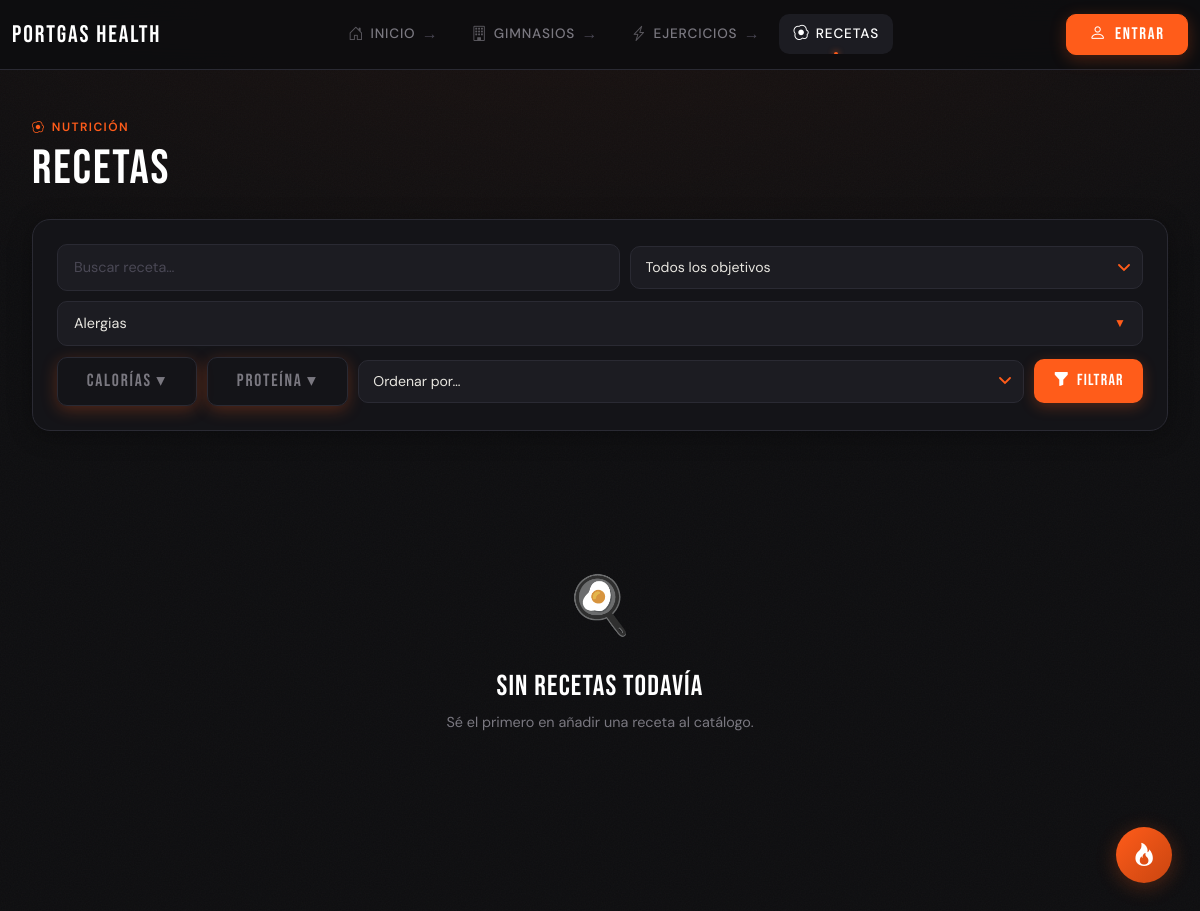
The app's page /recetas/, older data.
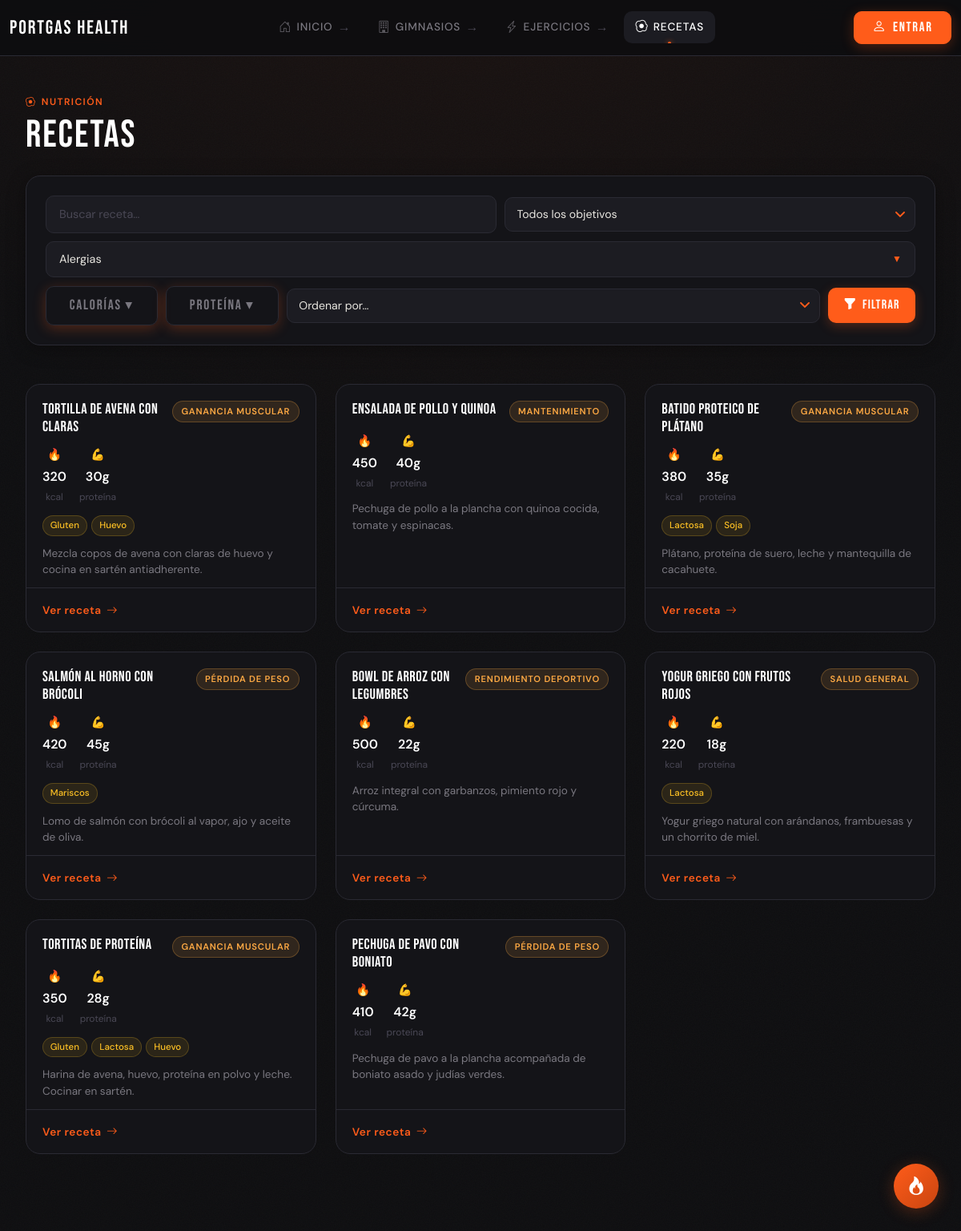
The same page, newer data.
### recetas/models.py (models this page shows, shortened)
class Receta(models.Model):
    nombre = models.CharField(max_length=100)
    proteina = models.IntegerField()
    calorias = models.IntegerField()
    autor = models.ForeignKey(
        settings.AUTH_USER_MODEL,
        on_delete=models.SET_NULL,
        null=True,
        related_name="recetas_creadas"
    )
    objetivo = models.ForeignKey(
        Objetivo,
        on_delete=models.SET_NULL,
        null=True,
        related_name="recetas"
    )
    alergia = models.ManyToManyField(
        Alergia,
        related_name="recetas"
    )
    descripcion = models.TextField(blank=True)
    likes = GenericRelation(Like)
    video = models.FileField(
        upload_to="recetas/",
        blank=True,
        null=True
    )

class Objetivo(models.Model):
    nombre = models.CharField(max_length=100)

class Alergia(models.Model):
    nombre = models.CharField(max_length=100)

### recetas/views.py (the view)
# urls.py: path('', RecetaListView.as_view(), name='lista'),
class RecetaListView(ListView):
    model = Receta
    template_name = "recetas/rec_lista.html"
    context_object_name = "recetas"
    def get(self, request, *args, **kwargs):
        request.session.pop('volver_a', None)
        return super().get(request, *args, **kwargs)
    def get_queryset(self):
        recetas = (
            Receta.objects
            .select_related('objetivo', 'autor')
            .prefetch_related('alergia')
        )
        q = self.request.GET.get("q")
        if q:
            recetas = recetas.filter(nombre__icontains=q)
        objetivo = self.request.GET.get("objetivo")
        if objetivo:
            recetas = recetas.filter(objetivo__nombre__iexact=objetivo)
        alergias = self.request.GET.getlist("alergia")
        if alergias:
            recetas = recetas.exclude(alergia__nombre__in=alergias)
        cal_min = self.request.GET.get("cal_min")
        cal_max = self.request.GET.get("cal_max")
        if cal_min:
            recetas = recetas.filter(calorias__gte=int(cal_min))
        if cal_max:
            recetas = recetas.filter(calorias__lte=int(cal_max))
        pro_min = self.request.GET.get("pro_min")
        pro_max = self.request.GET.get("pro_max")
        if pro_min:
            recetas = recetas.filter(proteina__gte=int(pro_min))
        if pro_max:
            recetas = recetas.filter(proteina__lte=int(pro_max))
        orden = self.request.GET.get("orden")
        if orden == "nombre_asc":
            recetas = recetas.order_by("nombre")
        elif orden == "nombre_desc":
            recetas = recetas.order_by("-nombre")
        elif orden == "calorias_asc":
            recetas = recetas.order_by("calorias")
        elif orden == "calorias_desc":
            recetas = recetas.order_by("-calorias")
        elif orden == "proteina_asc":
            recetas = recetas.order_by("proteina")
        elif orden == "proteina_desc":
            recetas = recetas.order_by("-proteina")
        return recetas.distinct()
    def get_context_data(self, **kwargs):
        context = super().get_context_data(**kwargs)
        context["alergias"] = Alergia.objects.all()
        context["alergias_seleccionadas"] = self.request.GET.getlist("alergia")
        return context

### templates/recetas/rec_lista.html (shortened to what this page needs)
{% extends "base.html" %}
{% block content %}
<div class="d-flex align-items-end justify-content-between gap-3 mb-4 flex-wrap">
  <div>
    <p class="section-eyebrow"><i class="bi bi-egg-fried"></i> Nutrición</p>
    <h2 class="section-title">Recetas</h2>
  </div>
</div>
<form method="GET" class="filter-bar mb-5">
  <div class="filter-bar__inner">
    <div class="filter-search">
      <input type="text" name="q" placeholder="Buscar receta…"
             value="{{ request.GET.q }}" autocomplete="off">
    </div>
    <select name="objetivo">
      <option value="">Todos los objetivos</option>
    </select>
    <div class="multi-select" id="alergiasDropdown">
      <div class="multi-select__input" onclick="toggleDropdown()">
          <span id="alergiasText">
          </span>
          <span class="arrow">▼</span>
      </div>
    </div>
    <div class="dropdown-range">
      <button class="btn btn-outline-secondary" type="button" data-bs-toggle="collapse" data-bs-target="#caloriasCollapse">
        Calorías ▾
      </button>
    </div>
    <div class="dropdown-range">
      <button class="btn btn-outline-secondary" type="button" data-bs-toggle="collapse" data-bs-target="#proteinaCollapse">
        Proteína ▾
      </button>
    </div>
    <select name="orden">
      <option value="">Ordenar por…</option>
    </select>
    <button type="submit">
      <i class="bi bi-funnel-fill"></i> Filtrar
    </button>
  </div>
</form>
{% if recetas %}
  <div class="row row-cols-1 row-cols-md-2 row-cols-lg-3 g-4">
    {% for receta in recetas %}
      <div class="col">
        <div class="recipe-card h-100">
          <div class="recipe-card__body">
            <div class="d-flex align-items-start justify-content-between gap-2 mb-2">
              <div class="d-flex align-items-center gap-2">
                  <h5 class="recipe-card__title">{{ receta.nombre }}</h5>
              </div>
              {% if receta.objetivo %}
                <span class="recipe-badge">{{ receta.objetivo.nombre }}</span>
              {% endif %}
            </div>
            <div class="recipe-macros">
              <div class="recipe-macro">
                <span class="recipe-macro__icon fire">🔥</span>
                <span class="recipe-macro__value">{{ receta.calorias }}</span>
                <span class="recipe-macro__label">kcal</span>
              </div>
              <div class="recipe-macro">
                <span class="recipe-macro__icon">💪</span>
                <span class="recipe-macro__value">{{ receta.proteina }}g</span>
                <span class="recipe-macro__label">proteína</span>
              </div>
            </div>
            {% if receta.alergia.all %}
              <div class="recipe-allergies">
                {% for alergia in receta.alergia.all %}
                  <span class="allergy-tag">{{ alergia.nombre }}</span>
                {% endfor %}
              </div>
            {% endif %}
            {% if receta.descripcion %}
              <p class="recipe-card__desc">{{ receta.descripcion|truncatewords:15 }}</p>
            {% endif %}
          </div>
          <div class="recipe-card__footer">
            <a href="{% url 'recetas:detalle' receta.pk %}" class="recipe-card__link">
              Ver receta <i class="bi bi-arrow-right"></i>
            </a>
          </div>
        </div>
      </div>
    {% endfor %}
  </div>
{% else %}
  <div class="empty-state">
    <div class="empty-state__icon">🍳</div>
    <h3 class="empty-state__title">Sin recetas todavía</h3>
    <p class="empty-state__sub">
      {% if request.GET %}
        Ninguna receta coincide con los filtros aplicados.
      {% else %}
        Sé el primero en añadir una receta al catálogo.
      {% endif %}
    </p>
  </div>
{% endif %}
{% load static %}
{% endblock %}

Row changes from the older to the newer data that the page shows:
added Receta: nombre "Tortilla de avena con claras", objetivo.nombre "GANANCIA MUSCULAR", calorias "320", proteina "30", descripcion "Mezcla copos de avena con claras de huevo y cocina en sartén antiadherente."
added Alergia: nombre "Gluten"
added Alergia: nombre "Huevo"
added Receta: nombre "Ensalada de pollo y quinoa", objetivo.nombre "MANTENIMIENTO", calorias "450", proteina "40", descripcion "Pechuga de pollo a la plancha con quinoa cocida, tomate y espinacas."
added Receta: nombre "Batido proteico de plátano", objetivo.nombre "GANANCIA MUSCULAR", calorias "380", proteina "35", descripcion "Plátano, proteína de suero, leche y mantequilla de cacahuete."
added Alergia: nombre "Lactosa"
added Alergia: nombre "Soja", shown under "Batido proteico de plátano"
added Receta: nombre "Salmón al horno con brócoli", objetivo.nombre "PÉRDIDA DE PESO", calorias "420", proteina "45", descripcion "Lomo de salmón con brócoli al vapor, ajo y aceite de oliva."
added Alergia: nombre "Mariscos", shown under "Salmón al horno con brócoli"
added Receta: nombre "Bowl de arroz con legumbres", objetivo.nombre "RENDIMIENTO DEPORTIVO", calorias "500", proteina "22", descripcion "Arroz integral con garbanzos, pimiento rojo y cúrcuma."
added Receta: nombre "Yogur griego con frutos rojos", objetivo.nombre "SALUD GENERAL", calorias "220", proteina "18", descripcion "Yogur griego natural con arándanos, frambuesas y un chorrito de miel."
added Receta: nombre "Tortitas de proteína", objetivo.nombre "GANANCIA MUSCULAR", calorias "350", proteina "28", descripcion "Harina de avena, huevo, proteína en polvo y leche. Cocinar en sartén."
added Receta: nombre "Pechuga de pavo con boniato", objetivo.nombre "PÉRDIDA DE PESO", calorias "410", proteina "42", descripcion "Pechuga de pavo a la plancha acompañada de boniato asado y judías verdes."
Text that changed along with them:
text no longer shown: "🍳 Sin recetas todavía Sé el primero en añadir una receta al catálogo."
